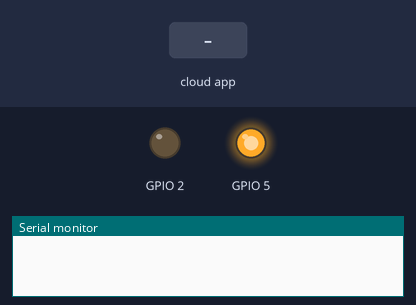
Recording of a sketch running on a simulated ESP8266 (NodeMCU). Shown: output pins drawn as LEDs (lit = HIGH), the last lines printed to the serial monitor. Dashed ring = blinking. The inputs (shaded band) are chosen by the test bench. WiFi joins after 1.5 s; servers stay silent unless stated; no MQTT or app messages arrive unless stated.

Above: at 0.1 s.
At 2.7 s:
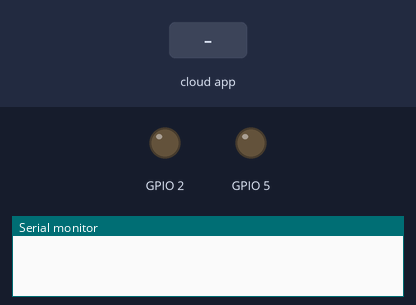
2.8 s: the phone or cloud app sets LED to 0
At 4.7 s:
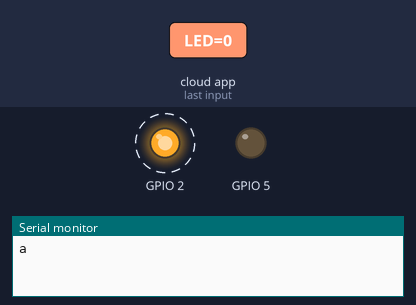
5.8 s: the phone or cloud app sets LED to 1
Timing chart, 0 to 13.5 s (numbered marks = the images above; inputs shaded):
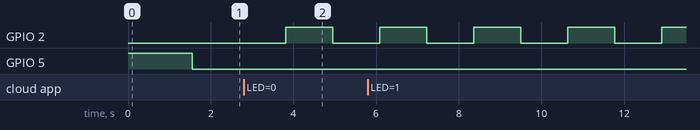

The sketch:

wifi.ino
```cpp
#include <ESP8266WiFi.h>
#include "Adafruit_MQTT.h"
#include "Adafruit_MQTT_Client.h"

//Wifi name
#define WLAN_SSID       "Pham Truc Phuong"
//Wifi password
#define WLAN_PASS       "15042003"

//setup Adafruit
#define AIO_SERVER      "io.adafruit.com"
#define AIO_SERVERPORT  1883
//fill your username
#define AIO_USERNAME    "vantri15042003"
//fill your key
#define AIO_KEY         "aio_dTDX57NyYObjn1Gov58XrI4sCbL0"

//setup MQTT
WiFiClient client;
Adafruit_MQTT_Client mqtt(&client, AIO_SERVER, AIO_SERVERPORT, AIO_USERNAME, AIO_KEY);

//setup publish
Adafruit_MQTT_Publish light_pub = Adafruit_MQTT_Publish(&mqtt, AIO_USERNAME "/feeds/LED");
Adafruit_MQTT_Publish msg = Adafruit_MQTT_Publish(&mqtt, AIO_USERNAME "/feeds/msg");

//setup subcribe
Adafruit_MQTT_Subscribe light_sub = Adafruit_MQTT_Subscribe(&mqtt, AIO_USERNAME "/feeds/LED", MQTT_QOS_1);
Adafruit_MQTT_Subscribe msg_sub = Adafruit_MQTT_Subscribe(&mqtt, AIO_USERNAME "/feeds/msg", MQTT_QOS_1);// thiet lap voi sv

int led_counter = 0;
int led_status = HIGH;
String combinedString = "";

void lightcallback(char* value, uint16_t len){
  if(value[0] == '0') Serial.print('a');
  if(value[0] == '1') Serial.print('A');
}

void setup() {
  // put your setup code here, to run once:
  //set pin 2,5 as OUTPUT
  pinMode(2, OUTPUT);
  pinMode(5, OUTPUT);
  //set busy pin HIGH
  digitalWrite(5, HIGH);

  Serial.begin(115200);

  //connect Wifi
  WiFi.begin(WLAN_SSID, WLAN_PASS);
  while (WiFi.status() != WL_CONNECTED) {
    delay(500);
  }

  //subscribe light feed
  light_sub.setCallback(lightcallback);
  mqtt.subscribe(&light_sub);
  mqtt.subscribe(&msg_sub);

  //connect MQTT
  while (mqtt.connect() != 0) {
    mqtt.disconnect();
    delay(500);
  }

  //finish setup, set busy pin LOW
  digitalWrite(5, LOW);
}

void loop() {
  // put your main code here, to run repeatedly:
  //receive packet
  mqtt.processPackets(1);

  //read serial
  if(Serial.available()){
    char msgs = Serial.read();// doc du lieu gui tu stm32  char ma ascii
    if(msgs != 47){
      combinedString += String(msgs);
    }
    if(msgs == 47){// cuoi '/'
      msg.publish(combinedString.c_str());
      combinedString = "";
    }
    //msg.publish(msgs);
    // if(msgs == 'o') Serial.print('O');
    // else if(msgs == 'a') light_pub.publish(0);
    // else if(msgs == 'A') light_pub.publish(1);

  }

  led_counter++;
  if(led_counter == 100){
    // every 1s
    //msg.publish("Hi\n");
    led_counter = 0;
    //toggle LED
    if(led_status == HIGH) led_status = LOW;
    else led_status = HIGH;

    digitalWrite(2, led_status);
  }
  delay(10);
}
```

Measured:
- by itself, GPIO 2: alternates HIGH for 1.1 s and LOW for 1.1 s
